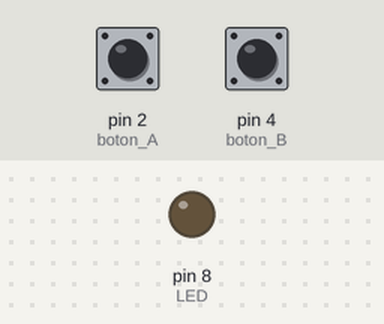
A sketch run on a simulated Arduino Uno, built with avr-gcc and run on an emulated ATmega328P. On the bench: output pins drawn as LEDs (lit = HIGH). Inputs (shaded band) come from the test bench; at power-on: pin 2 (boton_A) HIGH, pin 4 (boton_B) HIGH.

Above: at 1.2 s.
1.3 s: pin 2 (boton_A) pulled LOW for 0.15 s
At 2.1 s:
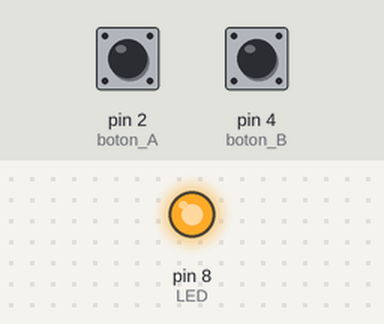
2.9 s: pin 4 (boton_B) pulled LOW for 0.15 s
At 3.3 s:
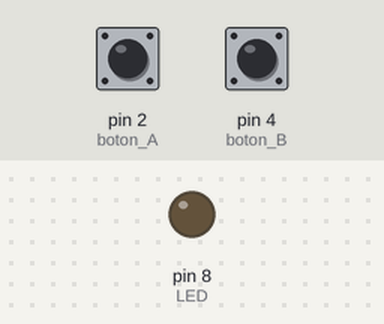
4.5 s: pin 2 (boton_A) pulled LOW for 1 s
At 5.7 s:
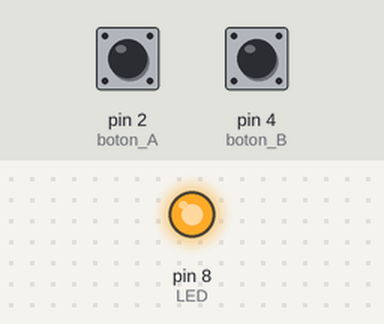
7.0 s: pin 2 (boton_A) driven LOW and pin 4 (boton_B) driven LOW
At 7.9 s:
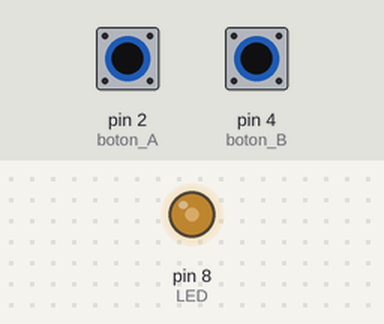
8.5 s: pin 4 (boton_B) driven HIGH
At 9.7 s:
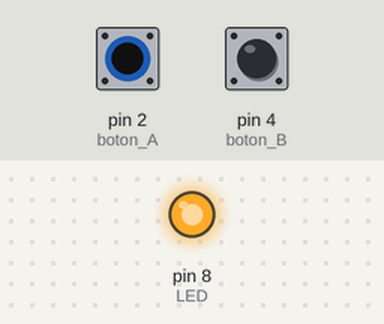
Timing chart, 0 to 11.0 s (numbered marks = the images above; inputs shaded):
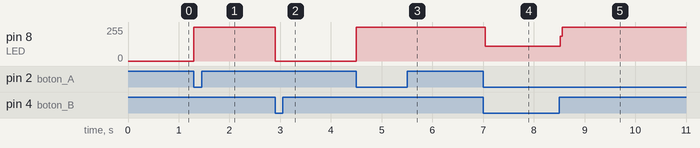

The sketch:

EyA_CON_PULSADOR.ino
```cpp
/*Se trata de encender (pulsador 1)
y apagar (pulsador 2) al LED.
*/

const int boton_A=2;
const int boton_B=4;
const int LED=8;

void setup() {
  // put your setup code here, to run once:
  pinMode(LED, OUTPUT);
  pinMode(boton_A, INPUT);
  pinMode(boton_B, INPUT);
}

void loop() {
  if(digitalRead(boton_A)==LOW){
      digitalWrite(LED, HIGH);
    }
  if(digitalRead(boton_B)==LOW){
      digitalWrite(LED, LOW);
    }
}
```

Measured:
- after the input at 1.3 s, pin 8 (LED): 0/255 → 255/255 at once
- after the input at 2.9 s, pin 8 (LED): 255/255 → 0/255 at once
- after the input at 4.5 s, pin 8 (LED): 0/255 → 255/255 at once
- after the input at 7.0 s, pin 8 (LED): 255/255 → 112/255 at once
- after the input at 8.5 s, pin 8 (LED): 112/255 → 255/255 at once
